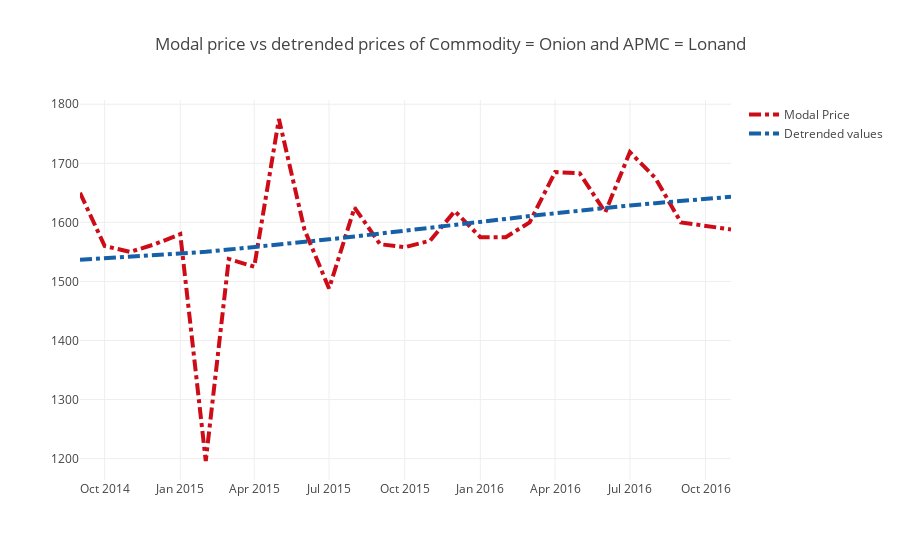

The cell this chart's notebook holds for it:
### Code cell
#Plotting modal price vs detrended prices of Commodity = Onion and APMC = Lonand 
trace0 = go.Scatter(
    x = temp.index,
    y = temp.modal_price,
    name = 'Modal Price',
    line = dict(
        color = ('rgb(205, 12, 24)'),
        width = 4,
        dash = 'dashdot')
)
trace1 = go.Scatter(
    x = temp.index,
    y = temp.trend,
    name = 'Detrended values',
    line = dict(
        color = ('rgb(22, 96, 167)'),
        width = 4,
        dash = 'dashdot')
)

data = [trace0, trace1]

layout = dict(title = 'Modal price vs detrended prices of Commodity = Onion and APMC = Lonand ',
              )

fig = dict(data=data, layout=layout)
iplot(fig, filename='styled-line')
# offline.plot(data, include_plotlyjs=False, output_type='div')

### Figure 1 — Plotly figure (JSON) as saved in the notebook; plotly's stock layout.template omitted (floating-point values rounded to 4 significant figures)
{"data": [{"line": {"color": "rgb(205, 12, 24)", "dash": "dashdot", "width": 4}, "name": "Modal Price", "type": "scatter", "uid": "290dda6a-1205-4d6e-a15b-95076deeb649", "x": ["2014-09-01", "2014-10-01", "2014-11-01", "2014-12-01", "2015-01-01", "2015-02-01", "2015-03-01", "2015-04-01", "2015-05-01", "2015-06-01", "2015-07-01", "2015-08-01", "2015-09-01", "2015-10-01", "2015-11-01", "2015-12-01", "2016-01-01", "2016-02-01", "2016-03-01", "2016-04-01", "2016-05-01", "2016-06-01", "2016-07-01", "2016-08-01", "2016-09-01", "2016-10-01", "2016-11-01"], "y": [1650, 1560, 1550, 1563, 1580, 1196, 1538, 1525, 1775, 1588, 1488, 1625, 1563, 1558, 1569, 1619, 1575, 1575, 1600, 1685, 1683, 1617, 1719, 1675, 1600, 1594, 1588]}, {"line": {"color": "rgb(22, 96, 167)", "dash": "dashdot", "width": 4}, "name": "Detrended values", "type": "scatter", "uid": "18bc7d45-6c7a-4854-86db-337e2e52d7f3", "x": ["2014-09-01", "2014-10-01", "2014-11-01", "2014-12-01", "2015-01-01", "2015-02-01", "2015-03-01", "2015-04-01", "2015-05-01", "2015-06-01", "2015-07-01", "2015-08-01", "2015-09-01", "2015-10-01", "2015-11-01", "2015-12-01", "2016-01-01", "2016-02-01", "2016-03-01", "2016-04-01", "2016-05-01", "2016-06-01", "2016-07-01", "2016-08-01", "2016-09-01", "2016-10-01", "2016-11-01"], "y": [1537.0, 1539.0, 1542.0, 1544.0, 1547.0, 1550.0, 1554.0, 1558.0, 1562.0, 1567.0, 1571.0, 1576.0, 1581.0, 1586.0, 1591.0, 1596.0, 1601.0, 1606.0, 1611.0, 1616.0, 1620.0, 1625.0, 1629.0, 1632.0, 1636.0, 1640.0, 1643.0]}], "layout": {"title": "Modal price vs detrended prices of Commodity = Onion and APMC = Lonand "}}
